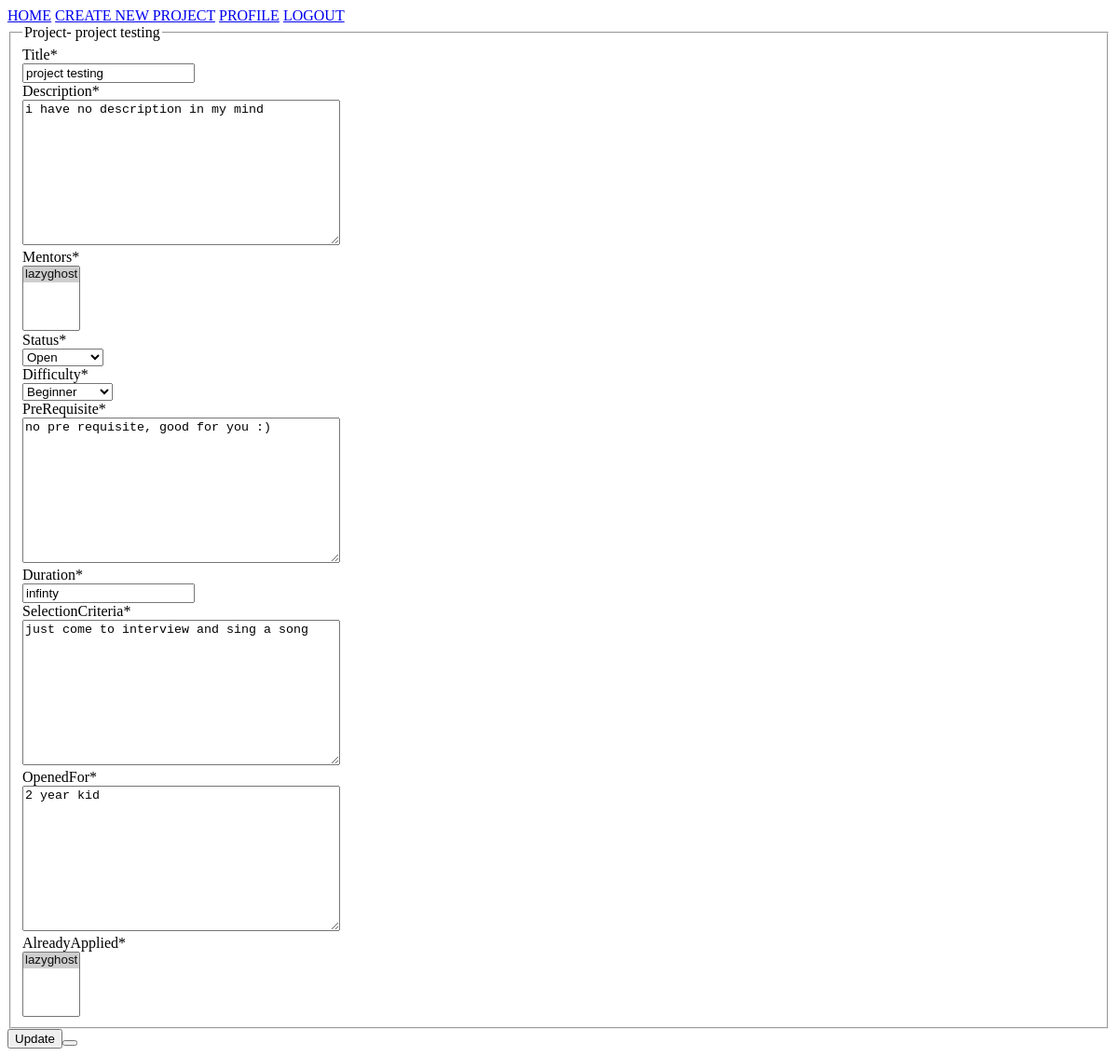
The app's page /project/3/update (signed in), older data.
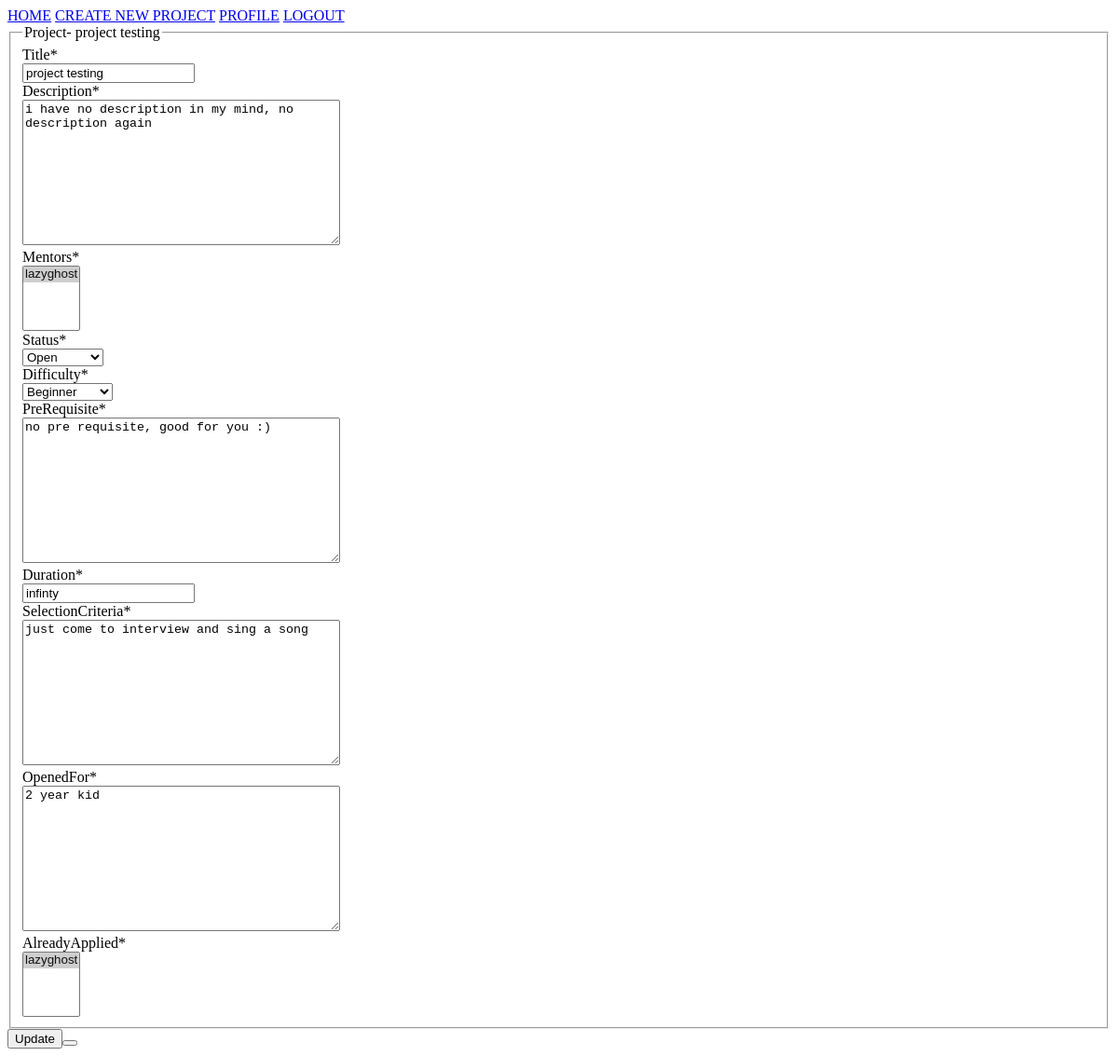
The same page, newer data.
### home/models.py (models this page shows, shortened)
class Project(models.Model):
    Title = models.CharField(max_length=30)
    Description = models.TextField()
    FloatedBy = models.ForeignKey(User, on_delete=models.CASCADE)
    Mentors = models.ManyToManyField(User, related_name='Mentors')
    Status = models.CharField(max_length=10, choices=STATUS_CHOICES, default='Open')
    Difficulty = models.CharField(max_length=15, choices=DIFFICULTY_CHOICES, default='Beginner')
    PreRequisite = models.TextField()
    Duration = models.CharField(max_length=30)
    DatePosted = models.DateTimeField(default = timezone.now)
    SelectionCriteria = models.TextField()
    OpenedFor = models.TextField()
    AlreadyApplied = models.ManyToManyField(User, related_name='AlreadyApplied')

### home/decorators.py (the view)
    def wrap(request, *args, **kwargs):
        project = Project.objects.get(pk=kwargs['project_id'])
        if project.FloatedBy == request.user:
            return function(request, *args, **kwargs)
        else:
            raise PermissionDenied

### home/forms.py
class ProjectUpdateForm(forms.ModelForm):
    class Meta:
        model = Project
        fields = ['Title','Description','Mentors','Status','Difficulty','PreRequisite','Duration','SelectionCriteria','OpenedFor','AlreadyApplied']

### home/views.py (called while the page is built)
@user_is_project_author
def projectUpdate(request, project_id):
    project = Project.objects.get(id=project_id)
    if request.method == 'POST':
        project_update_form = ProjectUpdateForm(request.POST, instance=project)
        if project_update_form.is_valid():
            project_update_form.save()
            messages.success(request, "Project details has been updated!")
            return redirect('project', project_id = project.id)
        else:
            messages.error(request, 'Please correct the error below.')
    else:
        project_update_form = ProjectUpdateForm(instance=project)
    context = {
        'title': 'Update-Project',
        'project_title': project.Title,
        'project_form': project_update_form
    }
    return render(request, 'home/projectUpdate.html', context)

### home/templates/home/projectUpdate.html (shortened to what this page needs)
{% extends 'home/base.html' %}
{% load crispy_forms_tags %}
{% block content %}
	<div>
		<form method="POST">
			<fieldset>
				<legend>Project- {{ project_title }}</legend>
				{{ project_form|crispy }}
			</fieldset>
			<div>
				<button type="submit">Update<button>
			</div>
		</form>
	</div>
{% endblock content %}

Row changes from the older to the newer data that the page shows:
changed Project "project testing": Description "i have no description in my mind" → "i have no description in my mind, no description again"
